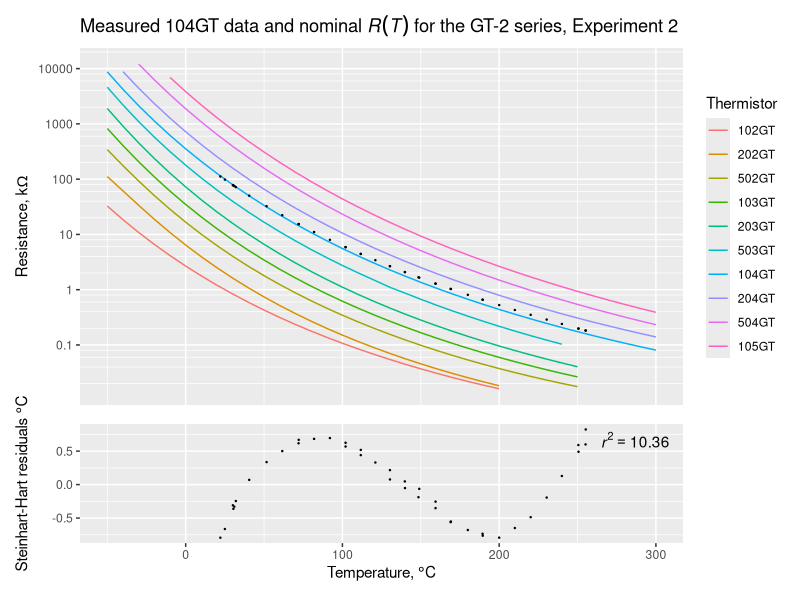

This figure's R source:
library(reshape2)
library(ggplot2)
library(patchwork)  ##devtools::install_github('thomasp85/patchwork')

m2 <- read.table('104GT-measurements.2.tab')
names(m2) = c('T', 'R')

d <- read.table('gt-2-glass-thermistors.tab', header = TRUE)
md <- melt(d, id.vars = 'T')
names(md) <- c('T', 'Thermistor', 'Resistance')
levels(md$Thermistor) <- sub('X', '', levels(md$Thermistor)) # get rid of the 'X' inserted by melt()

# If measurement columns (m2) were swapped, I could have called this function:
# abc <- ThermistorSteinhartHartCoeffFromMeasurements(transform(m2[c(1, 100, 396), ], R = R * 1000)) # ℃, Ω
#
# Instead, I have copied the code from library(thermocouple) and swapped column indices (,1 and ,2)
# in all references to m3p.
#
m3p <- transform(m2[c(1, 20, 38), ], R = R * 1000)  # pick any three data points and convert kΩ to Ω
b <- 1/(m3p[,1] + 273.15 ) # convert the row of Celsius temperatures to Kelvin
b <- cbind(b)              # make it a column
a <- matrix(c(
  1, log(m3p[1,2]), log(m3p[1,2])^3,
  1, log(m3p[2,2]), log(m3p[2,2])^3,
  1, log(m3p[3,2]), log(m3p[3,2])^3
), 3, 3, byrow = TRUE)
x <- solve(a, b)
abc <- list(A = x[1], B = x[2], C = x[3])
write(sprintf('Steinthart-Hart coefficients, 3-point estimation:                  A = %12.10f, B = %12.10f, C = %12.10f', abc$A, abc$B, abc$C), stderr())


tm <- transform(m2, T = T + 273.15, R = R * 1000) # transformed measurements
sh <- nls(T ~ 1 / (A + B * log(R) + C * log(R) ^ 3), data = tm, start = abc) # K, Ω
r2 <- sh$m$deviance()
write(sprintf('Steinthart-Hart coefficients, NLS fit to data:                     A = %12.10f, B = %12.10f, C = %12.10f', coef(summary(sh))[1,1], coef(summary(sh))[2,1], coef(summary(sh))[3,1]), stderr())

residuals <- data.frame(cbind(tm[,1] - 273.15, predict(sh) - tm[,1]))
names(residuals) <- c('T', 'ΔT')

postscript(file='', command='cat', paper='special', onefile=F, horizontal=F, width=12, height=9, pointsize=8)

breaks <- 10**(1:7) / 100
minor_breaks <- rep(seq(2, 8, by = 2), 21) * (10 ^ rep(seq(-10, 10, by = 1), each = 4))

plot1 <- ggplot() +
  geom_line(data = md, aes(T, Resistance, col=Thermistor), na.rm = TRUE) +
  geom_point(data = m2, mapping = aes(x = T, y = R), size = 0.2) +
  scale_y_log10(breaks = breaks, minor_breaks = minor_breaks, labels = c('0.1', '1', '10', '100', '1000', '10000', '100000'), name = bquote(paste('Resistance, k', Omega))) +
  xlim(range(md$T)) +
  ggtitle(bquote(paste('Measured 104GT data and nominal ', italic(R(T)), ' for the GT-2 series, Experiment 2'))) +
  theme(axis.title.x=element_blank(), axis.text.x=element_blank(), axis.ticks.x=element_blank())

plot2 <- ggplot() +
  geom_point(data = residuals, mapping = aes(x = T, y = ΔT), size = 0.2) +
  scale_y_continuous(breaks = -1.5 + 0.5 * (1:7), name = bquote(paste('Steinhart-Hart residuals ', degree * C))) +
  xlab(expression('Temperature, ' * degree * C)) +
  xlim(range(md$T)) +
  annotate(geom="text", x = Inf, y = Inf, hjust = 1.2, vjust = 1.5, label = paste0('italic(r)^{2}==', sprintf('%.2f', r2)), parse = TRUE)

plot1 + plot2 + plot_layout(ncol = 1, heights = c(3, 1))
